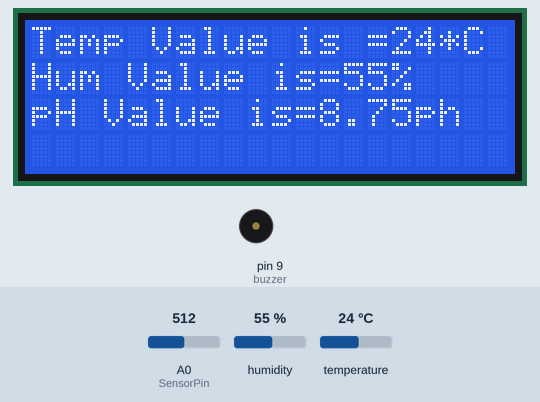
A sketch run on a simulated Arduino Uno, built with avr-gcc and run on an emulated ATmega328P. On the bench: 20×4 character LCD, buzzer (waves = sounding). Inputs (shaded band) come from the test bench; at power-on: humidity 55 %, A0 (SensorPin) = 512, temperature 24 °C. What the sketch prints to the serial monitor is not drawn.

Above: at 1.2 s.
1.3 s: humidity set to 46 %
At 11.4 s:
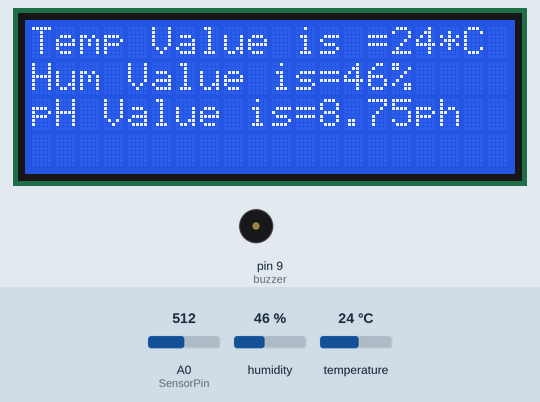
11.7 s: humidity set to 43 %
At 19.94 s:
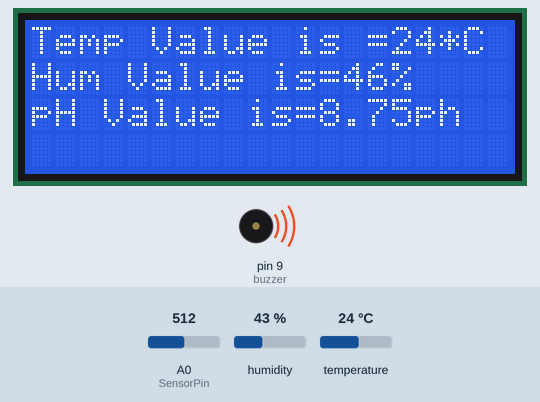
At 20.5 s:
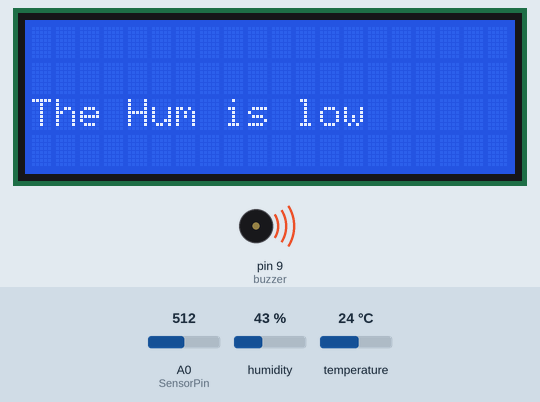
Timing chart, 0 to 22.0 s (numbered marks = the images above; inputs shaded):
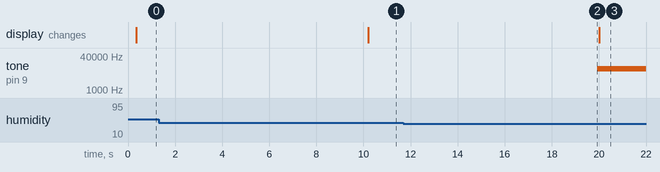

Measured:
- the behaviour switches between 45 and 44 % on humidity (found by bisection; images 1 and 2)
- after the input at 1.3 s, the display: changes after 8.9 s (image 1)
- after the input at 11.7 s, tone on pin 9 (buzzer): silent → 10000 Hz after 8.2 s

The sketch:

Arduino-code.ino
```cpp
// include the libraries
#include "DHT.h"
#include <SoftwareSerial.h>
#include <ArduinoJson.h>
#include <Wire.h>
#include <LiquidCrystal_I2C.h>

#define SensorPin 0          // the pH meter Analog output is connected with the Arduino’s Analog
#define DHTPIN 8
#define DHTTYPE DHT11
#define LED_BUILTIN 3
const int buzzer = 9;
LiquidCrystal_I2C lcd(0x27,20,4);  // set the LCD address to 0x27 for a 16 chars and 2 line display

DHT dht (DHTPIN,DHTTYPE);
unsigned long int avgValue;  //Store the average value of the sensor feedback
float b;
int buf[10],temp;
String err= "NAN";

SoftwareSerial s(5,6);

void setup() {
  /*
lcd.init();// initialize the lcd
lcd.backlight();
lcd.setCursor(0,0);
lcd.print(t);
lcd.setCursor(1,1);
lcd.print(h);
*/
//get lcd to display on the screen
lcd.begin();
lcd.backlight();
//print on boot lcd
lcd.print("Hello World Stanley");

//select port 9600
s.begin(9600);
dht.begin();
Serial.begin(9600);
pinMode(buzzer, OUTPUT); // Set buzzer - pin 9 as an output
digitalWrite(LED_BUILTIN, HIGH);
}

void loop() {
float ph = phvalue();// reads the ph value
float t = dht.readTemperature();// creats dht11 object
float h = dht.readHumidity();
Serial.print("The tem is : ");
Serial.println(t);
Serial.print("The Humidity is : ");
Serial.println(h);
Serial.println("The pH level is : ");
Serial.println(ph);

err="NAN";
/*if(ph > 9 || ph < 5 || t > 30 || t < 15 || h < 45){
   //digitalWrite(LED_BUILTIN, HIGH);
   tone(buzzer, 1000);
   err="HHHHHH";
   delay(9600);
  }else{
    //digitalWrite(LED_BUILTIN, LOW);
    noTone(buzzer);
    }
    */

//conditions to notify user
if(ph > 9){
  //digitalWrite(LED_BUILTIN, HIGH);
   tone(buzzer, 1000);
   lcd.begin();
   lcd.backlight();
   lcd.setCursor(0,2);
   lcd.print("The pH value is high");
   delay(9600);
  } else if(ph < 5){
    //digitalWrite(LED_BUILTIN, HIGH);
   tone(buzzer, 1000);
      lcd.begin();
   lcd.backlight();
   lcd.setCursor(0,2);
   lcd.print("The pH value is low");
   delay(9600);
    }else if(t > 30){
      //digitalWrite(LED_BUILTIN, HIGH);
   tone(buzzer, 10000);
      lcd.begin();
   lcd.backlight();
   lcd.setCursor(0,2);
   lcd.print("The Temp is high");
   delay(9600);
      } else if(h < 45){
      //digitalWrite(LED_BUILTIN, HIGH);
   tone(buzzer, 10000);
      lcd.begin();
   lcd.backlight();
   lcd.setCursor(0,2);
   lcd.print("The Hum is low");
   delay(9600);
      }
    else{
      /////
      }


//create json buffer for transfering data to nodemcu
StaticJsonBuffer<50> jsonBuffer;
 JsonObject& root = jsonBuffer.createObject();
  root["data1"] = t;// reads temperature value
  root["data2"] = h;  //reads humidity value
  root["data3"] = ph;// reads ph value
  root["data4"] = err;// reads ph value

 //also display sensor info on screen
lcd.begin();
lcd.backlight();
lcd.setCursor(0,0);
lcd.print("Temp Value is =");
lcd.setCursor(15,0);
lcd.print(t);
lcd.setCursor(17,0);
lcd.print("*C ");

lcd.setCursor(0,1);
lcd.print("Hum Value is=");
lcd.setCursor(13,1);
lcd.print(h);
lcd.setCursor(15,1);
lcd.print("%  ");

lcd.setCursor(0,2);
lcd.print("pH Value is=");
lcd.setCursor(12,2);
lcd.print(ph);
lcd.setCursor(16,2);
lcd.print("ph ");

if(s.available()>0)
{
  root.printTo(s);

  }
  delay(9600);
}

float phvalue(){
    for(int i=0;i<10;i++)       //Get 10 sample value from the sensor for smooth the value
  {
    buf[i]=analogRead(SensorPin);
    delay(10);
  }
  for(int i=0;i<9;i++)        //sort the analog from small to large
  {
    for(int j=i+1;j<10;j++)
    {
      if(buf[i]>buf[j])
      {
        temp=buf[i];
        buf[i]=buf[j];
        buf[j]=temp;
      }
    }
  }
  avgValue=0;
  for(int i=2;i<8;i++)                      //take the average value of 6 center sample
    avgValue+=buf[i];
  float phValue=(float)avgValue*5.0/1024/6; //convert the analog into millivolt
  phValue=3.5*phValue;
  return phValue;
  }
```
